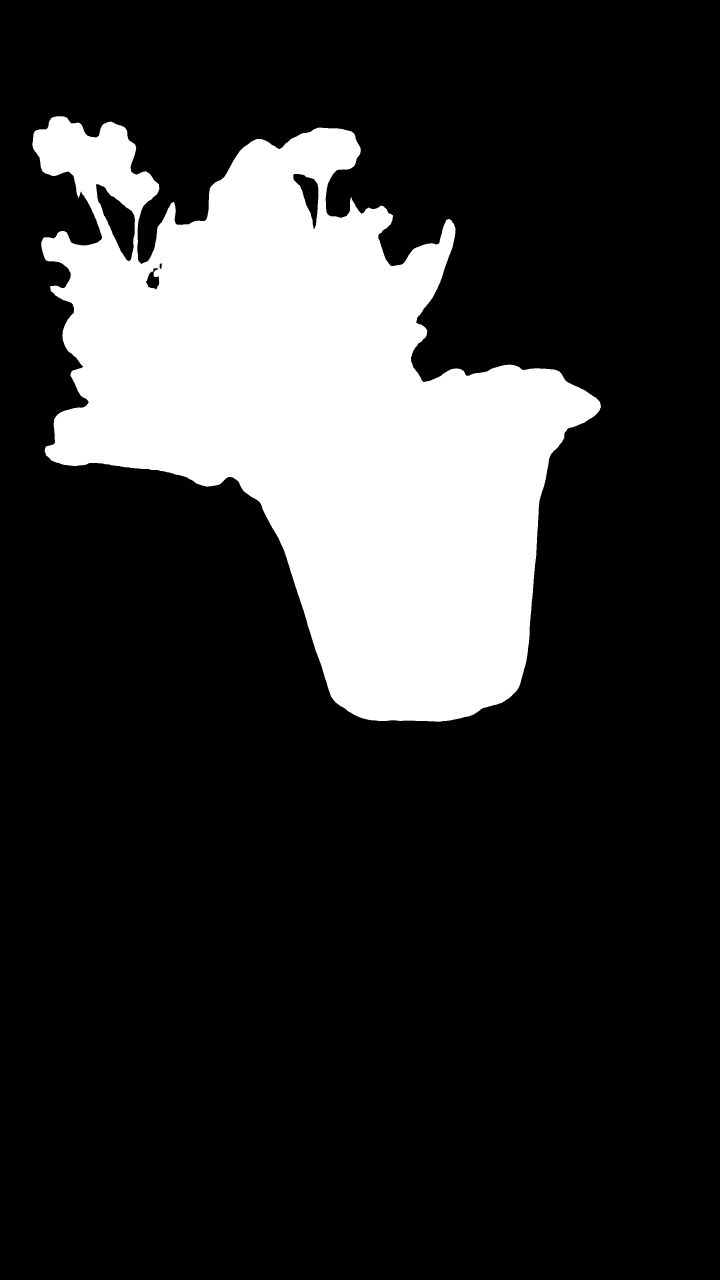
#> input picture 00-论文优化重构/计算机与电子农业特刊实验工作区/01-算法模块修改与验证/阶段十一修复验证/回归_ChangShouHua2_0050/最终掩膜/mask_0050.png, 2160 x 3840 px, given in place of 0025.jpg, which was not available (shown at 1/3 size)
$ python make_comparison_strip.py
#> lines starting #> are read from the running program, lines starting #| are printed output that depends on the picture; after the words box and inside, x2 and y2 are one past the last pixel; in counts of white or black regions, pixels touching at a corner belong together; pictures that were not available may be replaced by others from this repository, and a replacement may not be noted
#!/usr/bin/env python3
# -*- coding: utf-8 -*-
"""Build human-viewable side-by-side comparison strips for the feasibility ladder.

For a given scene/frame it lays out, left to right:

    original RGB | GT (potted_plant) | R1s baseline | S1s | R4bm05 | R6m05

Each panel is the *mask as a red overlay on the original image* (the same
rendering the pipeline writes to 叠加图/, so what you see is what the pipeline
produced), except the GT panel which is green.

Output goes to runs/dev_ablation_v3/comparison/<scene>_<frame>.jpg at a readable
width, so one file shows the entire comparison without opening six windows.

Usage:
    python scripts/make_comparison_strip.py                      # 6 key frames
    python scripts/make_comparison_strip.py --scene CaoMei1 --frame 0025
"""
from __future__ import annotations

import argparse
from pathlib import Path

import numpy as np
from PIL import Image

RECOVERY = Path("/data/fj/F2DMAS/00-论文优化重构/计算机与电子农业特刊实验工作区/ForeSplat_Original_Method_Recovery")
GT_SPLIT = Path("/data/fj/F2DMAS/00-论文优化重构/数据管理/07-运行脚本与超参/"
                "S20-RAP-FSAM3掩膜生成与验证/GT口径拆分审计/gt_masks_split_v2")
RUNS = RECOVERY / "runs/dev_ablation_v3"
INPUTS = RECOVERY / "dev_inputs"
OUT = RUNS / "comparison"

CONFIGS = [
    ("R1s baseline", "R1s_single_P2_cdr"),
    ("S1s", "S1s_single_P2_spnp_boxes"),
    ("R4bm05", "R4bm05_R3gm05_SPNP_boxes"),
    ("R6m05", "R6m05_full_with_margin"),
]

# best gain / worst loss frames found in metrics/dev_ablation_per_frame.csv
KEY_FRAMES = [
    ("CaoMei1", "0025"),        # +0.0091  best gain
    ("ChangShouHua2", "0050"),  # +0.0068
    ("ChangShouHua2", "0100"),  # +0.0050
    ("DouBanLv1", "0000"),      # +0.0028
    ("DouBanLv1", "0100"),      # -0.0024  loss
    ("ChangShouHua2", "0075"),  # -0.0061  worst loss
]

PANEL_W = 480
HEADER_H = 34


def load_rgb(scene: str, frame: str) -> Image.Image:
#> called with scene = 'CaoMei1', frame = '0025'
    return Image.open(INPUTS / scene / f"{frame}.jpg").convert("RGB")
#> returned value: PIL image 2160x3840 RGB; 19.3% white; 1 white region, box (x1, y1, x2, y2) and area: (97, 349, 1803, 2165) 1597207


def panel(img: Image.Image, mask: np.ndarray, color: tuple[int, int, int],
          alpha: float = 0.45) -> Image.Image:
#> called with color = (40, 220, 90), alpha = 0.45
    arr = np.array(img).astype(np.float32)
    if mask is not None:
        m = mask.astype(bool)
        overlay = np.array(color, dtype=np.float32)
        arr[m] = arr[m] * (1 - alpha) + overlay * alpha
    out = Image.fromarray(np.clip(arr, 0, 255).astype(np.uint8), "RGB")
    h = int(out.height * PANEL_W / out.width)
#> h = 853
    return out.resize((PANEL_W, h), Image.LANCZOS)
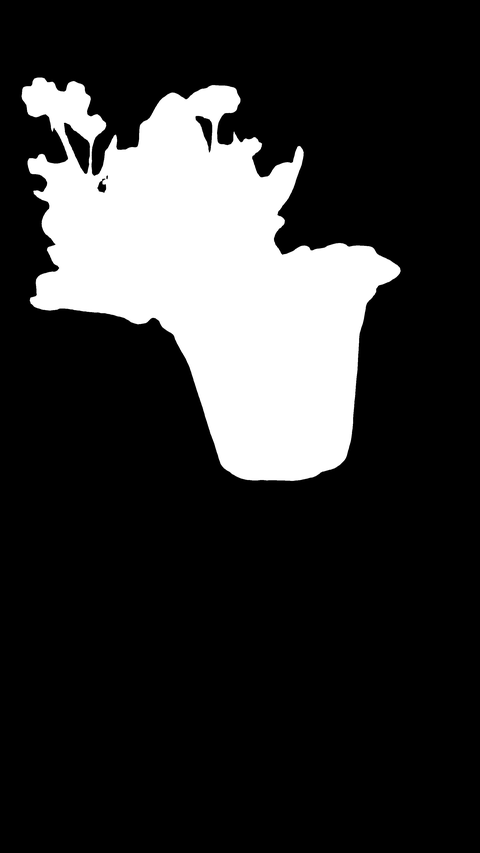
#> returned value: PIL image 480x853 RGB; min 0, max 255, mean 49.1


def label(img: Image.Image, text: str) -> Image.Image:
#> called with text = 'CaoMei1/0025  GT'
    from PIL import ImageDraw
    canvas = Image.new("RGB", (img.width, img.height + HEADER_H), (24, 24, 24))
#> canvas: PIL image 480x887 RGB; every value is 24
    canvas.paste(img, (0, HEADER_H))
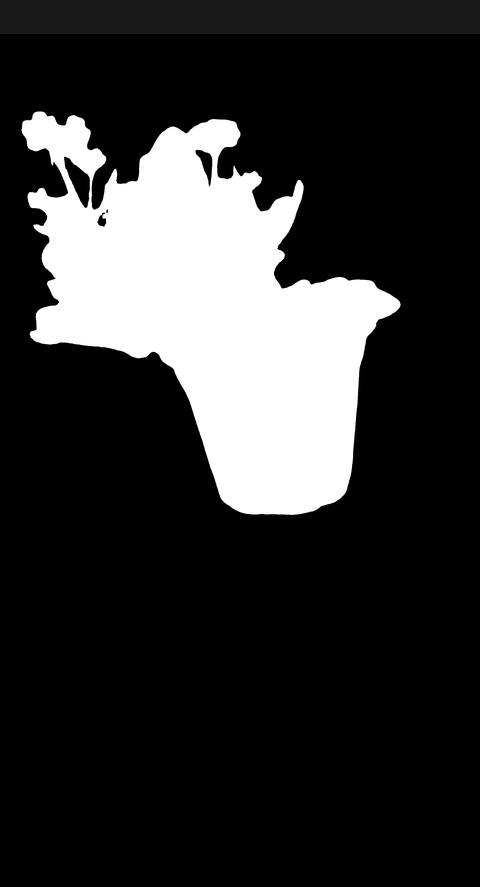
#> canvas: PIL image 480x887 RGB; min 0, max 255, mean 48.1
    ImageDraw.Draw(canvas).text((8, 10), text, fill=(240, 240, 240))
    return canvas


def main() -> int:
    ap = argparse.ArgumentParser()
    ap.add_argument("--scene")
    ap.add_argument("--frame")
    args = ap.parse_args()
    frames = [(args.scene, args.frame)] if args.scene and args.frame else KEY_FRAMES
    OUT.mkdir(parents=True, exist_ok=True)

    for scene, frame in frames:
        rgb = load_rgb(scene, frame)
        gt_path = GT_SPLIT / scene / f"mask_potted_plant_{frame}.png"
        gt = (np.array(Image.open(gt_path).convert("L")) > 127) if gt_path.exists() else None
        panels = [label(panel(rgb, gt, (40, 220, 90)), f"{scene}/{frame}  GT")]
        for name, cfg in CONFIGS:
            mp = RUNS / scene / cfg / "最终掩膜" / f"mask_{frame}.png"
            if not mp.exists():
                panels.append(label(panel(rgb, None, (255, 0, 0)), f"{name}\n(missing)"))
                continue
            m = np.array(Image.open(mp).convert("L")) > 127
            p = np.array(Image.open(mp).convert("L")) > 127
            g = gt if gt is not None else np.zeros_like(p)
            tp = int((p & g).sum()); fp = int((p & ~g).sum()); fn = int((~p & g).sum())
            f1 = 2 * tp / max(2 * tp + fp + fn, 1)
            panels.append(label(panel(rgb, m, (235, 60, 60)), f"{name}  F1={f1:.4f}"))
        h = max(p.height for p in panels)
#> h = 887
        strip = Image.new("RGB", (sum(p.width for p in panels), h), (24, 24, 24))
#> strip: PIL image 2400x887 RGB; every value is 24
        x = 0
        for p in panels:
            strip.paste(p, (x, 0)); x += p.width
#> this loop made 5 passes
#> x on passes 1 to 5: 480, 960, 1440, 1920, 2400
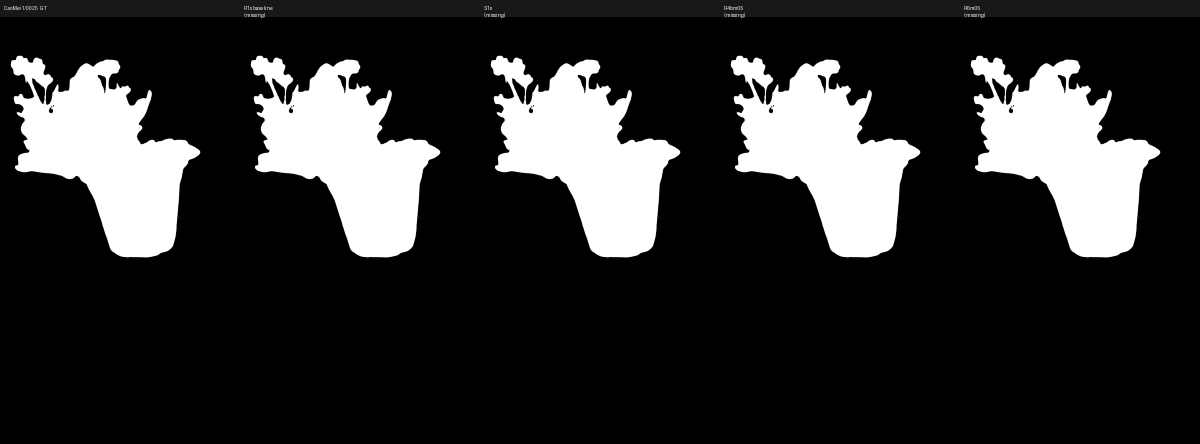
#> strip: PIL image 2400x887 RGB (shown at 1/2 size); min 0, max 255, mean 48.2
#> after the loop, x = 2400
        out = OUT / f"{scene}_{frame}.jpg"
        strip.save(out, quality=92)
        print(f"[written] {out}")
    return 0


if __name__ == "__main__":
#> (the run stopped early here; a loop or call above may not have finished)
